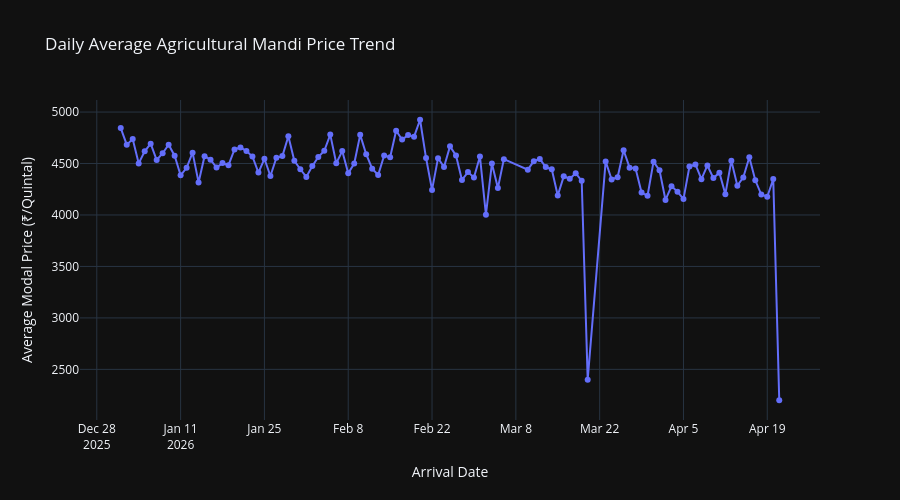

Here is the notebook cell this chart was saved with:
### Code cell
daily_trend = (
    eda_df.groupby('Arrival_Date')
    ['Modal_Price']
    .mean()
    .reset_index()
)

fig = px.line(
    daily_trend,
    x='Arrival_Date',
    y='Modal_Price',
    title='Daily Average Agricultural Mandi Price Trend',
    markers=True,
    template='plotly_dark'
)

fig.update_layout(
    height=500,
    xaxis_title='Arrival Date',
    yaxis_title='Average Modal Price (₹/Quintal)'
)

fig.show()
